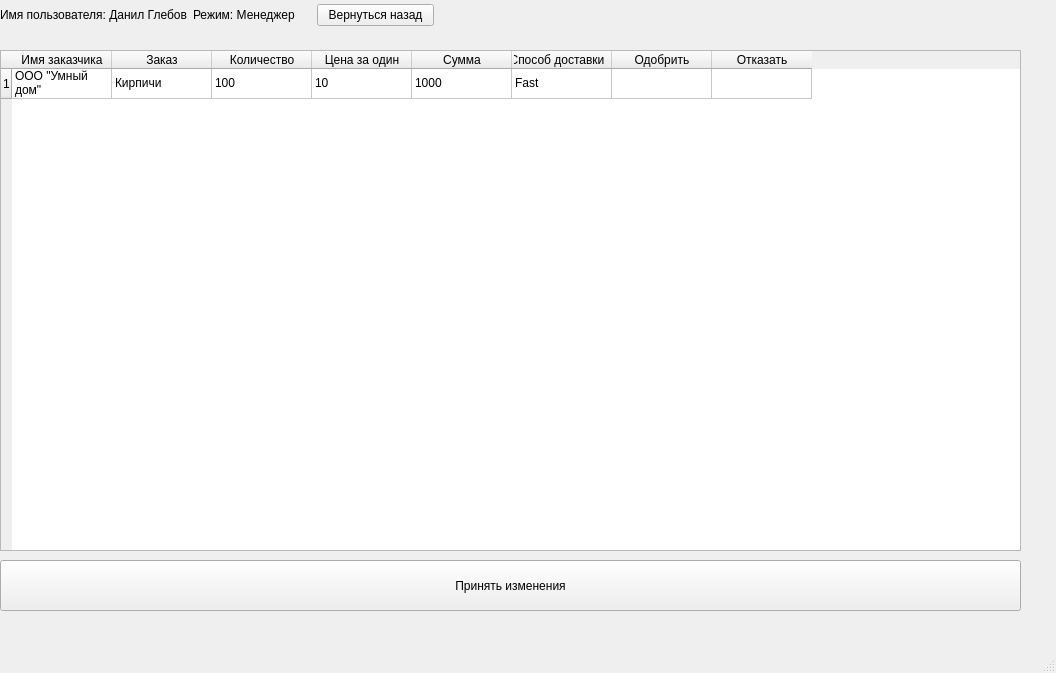
<?xml version="1.0" encoding="UTF-8"?>
<ui version="4.0">
 <class>ProcessOrdersWindow</class>
 <widget class="QMainWindow" name="ProcessOrdersWindow">
  <property name="geometry">
   <rect>
    <x>0</x>
    <y>0</y>
    <width>1056</width>
    <height>673</height>
   </rect>
  </property>
  <property name="windowTitle">
   <string>MainWindow</string>
  </property>
  <widget class="QWidget" name="centralwidget">
   <widget class="QWidget" name="layoutWidget">
    <property name="geometry">
     <rect>
      <x>0</x>
      <y>0</y>
      <width>434</width>
      <height>30</height>
     </rect>
    </property>
    <layout class="QHBoxLayout" name="horizontalLayout_2">
     <item>
      <widget class="QLabel" name="label_5">
       <property name="text">
        <string>Имя пользователя: Данил Глебов</string>
       </property>
      </widget>
     </item>
     <item>
      <widget class="QLabel" name="label_6">
       <property name="text">
        <string>Режим: Менеджер</string>
       </property>
      </widget>
     </item>
     <item>
      <widget class="QPushButton" name="pushButton_2">
       <property name="text">
        <string>Вернуться назад</string>
       </property>
      </widget>
     </item>
    </layout>
   </widget>
   <widget class="QPushButton" name="pushButton_3">
    <property name="geometry">
     <rect>
      <x>0</x>
      <y>560</y>
      <width>1021</width>
      <height>51</height>
     </rect>
    </property>
    <property name="text">
     <string>Принять изменения</string>
    </property>
   </widget>
   <widget class="QCheckBox" name="checkBox_2">
    <property name="geometry">
     <rect>
      <x>910</x>
      <y>90</y>
      <width>81</width>
      <height>20</height>
     </rect>
    </property>
    <property name="text">
     <string>Отказать</string>
    </property>
   </widget>
   <widget class="QCheckBox" name="checkBox">
    <property name="geometry">
     <rect>
      <x>780</x>
      <y>90</y>
      <width>81</width>
      <height>20</height>
     </rect>
    </property>
    <property name="text">
     <string>Одобрить</string>
    </property>
   </widget>
   <widget class="QTableWidget" name="tableWidget">
    <property name="geometry">
     <rect>
      <x>0</x>
      <y>50</y>
      <width>1021</width>
      <height>501</height>
     </rect>
    </property>
    <row>
     <property name="text">
      <string>1</string>
     </property>
    </row>
    <column>
     <property name="text">
      <string>Имя заказчика</string>
     </property>
    </column>
    <column>
     <property name="text">
      <string>Заказ</string>
     </property>
    </column>
    <column>
     <property name="text">
      <string>Количество</string>
     </property>
    </column>
    <column>
     <property name="text">
      <string>Цена за один</string>
     </property>
    </column>
    <column>
     <property name="text">
      <string>Сумма</string>
     </property>
    </column>
    <column>
     <property name="text">
      <string>Способ доставки   </string>
     </property>
    </column>
    <column>
     <property name="text">
      <string>Одобрить</string>
     </property>
    </column>
    <column>
     <property name="text">
      <string>Отказать</string>
     </property>
    </column>
    <item row="0" column="0">
     <property name="text">
      <string>ООО &quot;Умный дом&quot;</string>
     </property>
    </item>
    <item row="0" column="1">
     <property name="text">
      <string>Кирпичи</string>
     </property>
    </item>
    <item row="0" column="2">
     <property name="text">
      <string>100</string>
     </property>
    </item>
    <item row="0" column="3">
     <property name="text">
      <string>10</string>
     </property>
    </item>
    <item row="0" column="4">
     <property name="text">
      <string>1000</string>
     </property>
    </item>
    <item row="0" column="5">
     <property name="text">
      <string>Fast</string>
     </property>
    </item>
   </widget>
  </widget>
  <widget class="QMenuBar" name="menubar">
   <property name="geometry">
    <rect>
     <x>0</x>
     <y>0</y>
     <width>1056</width>
     <height>26</height>
    </rect>
   </property>
  </widget>
  <widget class="QStatusBar" name="statusbar"/>
 </widget>
 <resources/>
 <connections/>
</ui>
